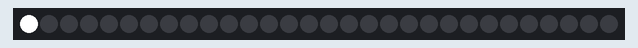
Recording of a sketch running on a simulated Arduino Uno, built with avr-gcc and run on an emulated ATmega328P. On the bench: 30 RGB LEDs in strip order, left to right.

Above: at 0.05 s.
At 0.76 s:
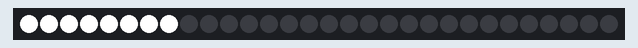
At 1.47 s:
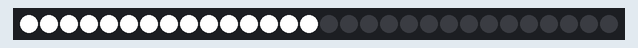
At 2.18 s:
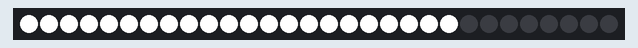
At 2.99 s:
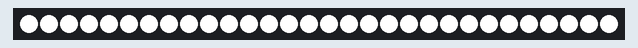

Measured:
- by itself, everything shown: repeats every 3.0 s, in 30 steps

The sketch:

ArduinoPractice.ino
```cpp
#include <Adafruit_NeoPixel.h>
#include <Wire.h>

#define PIN 6

Adafruit_NeoPixel strip = Adafruit_NeoPixel(30, PIN, NEO_GRB + NEO_KHZ800);
int location=0;
void setup()
{
strip.begin();
strip.show();

}


void loop(){


strip.setPixelColor(location,255,255,255);
strip.show();
delay(100);
location++;

 if(location==30) {
    location = 0;
    for (int location = 0; location <= 30; location++) {
    strip.setPixelColor(location, 0, 0, 0);
  }
  strip.show();
  }
}
```
